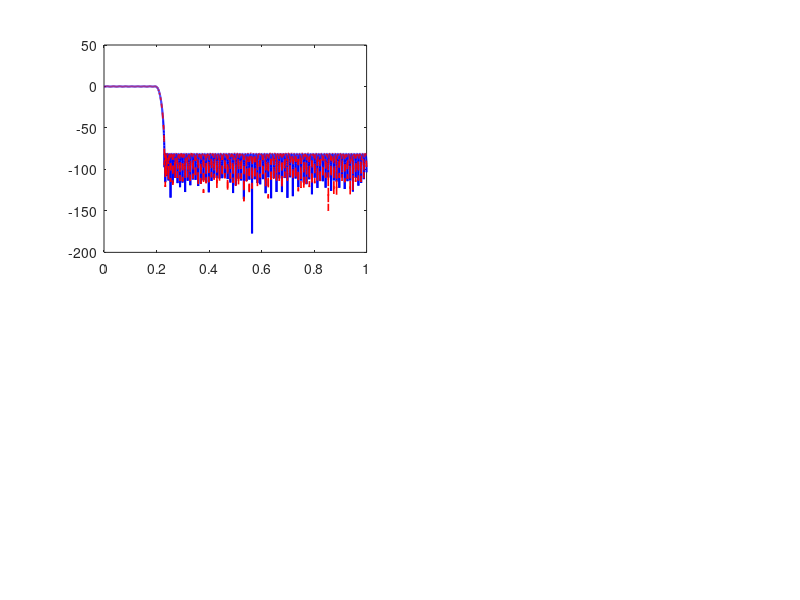

Write MATLAB code to recreate this figure. (Note: this script raises an error after producing the figure.)
clc; clear; close all;

%% ========================================================================
%  FIR Lowpass Filter Design — OVERFLOW CONTROL (32-bit Output, Saturation)
%  ========================================================================
%  Same filter specification and coefficients as OVERFLOW_PREVENT:
%    - 192 taps, Q=20, 21-bit signed coefficients, 80 dB stopband
%  Difference: output is saturated to 32-bit signed instead of using a
%  full 38-bit accumulator at the output.  Internal tree operates at 38-bit
%  precision; only the final output assignment is clamped.
%  ========================================================================

%% 1 — Filter Specification (IDENTICAL to OVERFLOW_PREVENT)
Fp       = 0.20;
Fs_edge  = 0.23;
target_atten = 80;                  % dB — same 80 dB requirement
max_passband_ripple = 0.5;

f = [0 Fp Fs_edge 1];
a = [1 1 0 0];

%% 2 — Joint Tap-Count / Weight Tuning (same algorithm as OVERFLOW_PREVENT)
numTaps = 100;

while numTaps <= 500
    N = numTaps - 1;

    w_stop = 50;
    design_ok = false;
    while w_stop <= 1e6
        w = [1 w_stop];
        b = firpm(N, f, a, w);

        [H, wvec] = freqz(b, 1, 4096);
        magdB = 20*log10(abs(H) + 1e-12);

        stopIdx = (wvec/pi) >= Fs_edge;
        passIdx = (wvec/pi) <= Fp;
        As = -max(magdB(stopIdx));
        Rp = max(magdB(passIdx)) - min(magdB(passIdx));

        if As >= target_atten && Rp <= max_passband_ripple
            design_ok = true;
            break;
        elseif As < target_atten
            w_stop = w_stop * 1.3;
        else
            break;
        end
    end

    if design_ok, break; end

    % Increase taps (keep even for Type I symmetry)
    numTaps = numTaps + 2;
end

N = numTaps - 1;

fprintf('========== Filter Design Results (OVERFLOW CONTROL) ==========\n');
fprintf('Taps: %d  |  Order: %d\n', numTaps, N);
fprintf('Stopband weight used: %.1f\n', w_stop);
fprintf('Stopband attenuation: %.2f dB  (target >= %d dB)\n', As, target_atten);
fprintf('Passband ripple: %.4f dB  (target <= %.1f dB)\n', Rp, max_passband_ripple);

%% 3 — Coefficient Quantisation (Q=20 required for 80 dB — same as PREVENT)
%  Sweep Q from 8 to 24 to confirm Q=20 is the minimum for 80 dB.
Q_candidates = 8:2:24;
As_q_results = zeros(size(Q_candidates));

fprintf('\n========== Quantisation Sweep ==========\n');
fprintf('%-8s  %-22s  %-10s\n', 'Q bits', 'Stopband Atten (dB)', 'Pass?');
fprintf('%s\n', repmat('-', 1, 44));

for idx = 1:length(Q_candidates)
    Qtry = Q_candidates(idx);
    bq_try = round(b * 2^Qtry) / 2^Qtry;
    [Hq_try, ~] = freqz(bq_try, 1, 4096);
    magdBq_try = 20*log10(abs(Hq_try) + 1e-12);
    As_q_results(idx) = -max(magdBq_try(stopIdx));
    fprintf('%-8d  %-22.2f  %-10s\n', Qtry, As_q_results(idx), ...
            mat2str(As_q_results(idx) >= target_atten));
end

Q = 20;                             % same Q as OVERFLOW_PREVENT — required for 80 dB
fprintf('\nSelected Q = %d bits (same as OVERFLOW_PREVENT — required for 80 dB)\n', Q);

%% 4 — Final Quantised Coefficients
bq = round(b * 2^Q) / 2^Q;
[Hq, wvecq] = freqz(bq, 1, 4096);
magdB_q = 20*log10(abs(Hq) + 1e-12);
As_q = -max(magdB_q(stopIdx));
Rp_q = max(magdB_q(passIdx)) - min(magdB_q(passIdx));
fprintf('Quantised stopband attenuation (Q=%d): %.2f dB\n', Q, As_q);
fprintf('Quantised passband ripple (Q=%d): %.4f dB\n', Q, Rp_q);

%% 5 — Coefficient Symmetry
nCoeffs = length(bq);
sym_pairs = [];
for i = 1:floor(nCoeffs/2)
    j = nCoeffs - i + 1;
    if bq(i) == bq(j)
        sym_pairs = [sym_pairs; i j];
    end
end

fprintf('\n========== Coefficient Symmetry ==========\n');
fprintf('Symmetric pairs: %d / %d possible\n', size(sym_pairs,1), floor(nCoeffs/2));
if size(sym_pairs,1) == floor(nCoeffs/2)
    fprintf('All pairs symmetric — linear phase confirmed.\n');
    fprintf('Unique multipliers needed: %d (half of %d taps).\n', ...
            ceil(nCoeffs/2), nCoeffs);
end

%% 6 — Accumulator Overflow Analysis (38-bit internal, 32-bit output)
W_input = 16;
W_coeff = Q + 1;                    % Q fractional + 1 sign = 21 bits
W_mult  = W_input + W_coeff;
W_acc   = 38;                       % internal tree precision (same as PREVENT)
W_out   = 32;                       % saturated output width

coeff_int    = round(bq * 2^Q);
worst_sum    = sum(abs(coeff_int));
max_input    = 2^(W_input - 1) - 1;  % 32767
worst_accum  = worst_sum * max_input;

W_accum_needed = ceil(log2(double(worst_accum) + 1)) + 1;

fprintf('\n========== Overflow Analysis (32-bit Output Saturation) ==========\n');
fprintf('Input width:           %d bits (signed)\n', W_input);
fprintf('Coefficient width:     %d bits (Q%d + sign)\n', W_coeff, Q);
fprintf('Multiply width:        %d bits\n', W_mult);
fprintf('Internal tree width:   %d bits (full precision)\n', W_acc);
fprintf('Output width:          %d bits (saturated)\n', W_out);
fprintf('Worst-case accum:      %s\n', num2str(worst_accum));
fprintf('Bits required (exact): %d bits\n', W_accum_needed);

overflow_ratio = worst_accum / (2^(W_out-1) - 1);
fprintf('Max 32-bit signed:     %d\n', 2^(W_out-1) - 1);
fprintf('Overflow ratio:        %.1fx  (worst-case exceeds 32-bit by this factor)\n', overflow_ratio);

% Step-response test: does the DC convergence value overflow?
dc_sum = sum(coeff_int);
step_val = 1000;
step_accum = dc_sum * step_val;
fprintf('\nStep response (din=1000):  acc = %d\n', step_accum);
fprintf('  Fits in 32 bits?  %s  (%d < %d)\n', ...
    mat2str(abs(step_accum) <= 2^(W_out-1)-1), abs(step_accum), 2^(W_out-1)-1);

% Minimum input to trigger overflow
min_overflow_input = floor((2^(W_out-1)-1) / worst_sum);
fprintf('\nOverflow threshold:  |din| > %d  (with adversarial tap alignment)\n', min_overflow_input);
fprintf('  Full-scale input:  %d  →  overflow ratio = %.1fx\n', max_input, overflow_ratio);
fprintf('  Typical audio (-20 dBFS):  ~%d  →  NO overflow\n', round(max_input * 0.1));

%% 7 — Compare with OVERFLOW_PREVENT design
fprintf('\n========== Design Comparison ==========\n');
fprintf('%-30s  %-20s  %-20s\n', 'Parameter', 'OVERFLOW_PREVENT', 'OVERFLOW_CONTROL');
fprintf('%s\n', repmat('-', 1, 74));
fprintf('%-30s  %-20d  %-20d\n', 'Taps', 192, numTaps);
fprintf('%-30s  %-20d  %-20d\n', 'Q (fractional bits)', 20, Q);
fprintf('%-30s  %-20d  %-20d\n', 'Coeff width (bits)', 21, W_coeff);
fprintf('%-30s  %-20d  %-20d\n', 'Internal tree width', 38, W_acc);
fprintf('%-30s  %-20d  %-20d\n', 'Output width (bits)', 38, W_out);
fprintf('%-30s  %-20s  %-20s\n', 'Stopband atten (dB)', '80.1', num2str(As_q, '%.1f'));
fprintf('%-30s  %-20s  %-20s\n', 'Overflow strategy', 'Prevent (wide out)', 'Control (saturate)');

%% 8 — Plots
figure('Name', 'OVERFLOW CONTROL — Filter Response', 'Position', [100 100 900 700]);

subplot(2,2,1);
plot(wvec/pi, magdB, 'b', 'LineWidth', 1.5); hold on;
plot(wvecq/pi, magdB_q, 'r--', 'LineWidth', 1.2);
yline(-target_atten, 'k:', 'LineWidth', 1);
grid on;
xlabel('Normalized Frequency (\times\pi rad/sample)');
ylabel('Magnitude (dB)');
legend('Float', sprintf('Q=%d', Q), sprintf('-%d dB', target_atten), ...
       'Location', 'southwest');
title('Full Response');
ylim([-120 5]);

subplot(2,2,2);
plot(wvec/pi, magdB, 'b', 'LineWidth', 1.5); hold on;
plot(wvecq/pi, magdB_q, 'r--', 'LineWidth', 1.2);
grid on;
xlabel('Normalized Frequency (\times\pi rad/sample)');
ylabel('Magnitude (dB)');
title('Passband Detail');
xlim([0 Fp*1.2]); ylim([-0.5 0.5]);

subplot(2,2,3);
plot(wvec/pi, magdB, 'b', 'LineWidth', 1.5); hold on;
plot(wvecq/pi, magdB_q, 'r--', 'LineWidth', 1.2);
yline(-target_atten, 'k:', 'LineWidth', 1);
grid on;
xlabel('Normalized Frequency (\times\pi rad/sample)');
ylabel('Magnitude (dB)');
title('Stopband Detail');
xlim([Fs_edge 1]); ylim([-120 -40]);

subplot(2,2,4);
stem(0:N, b, 'b', 'MarkerSize', 3); hold on;
stem(0:N, bq, 'r.', 'MarkerSize', 3);
grid on;
xlabel('Tap Index');
ylabel('Coefficient Value');
legend('Float', sprintf('Q=%d', Q));
title('Coefficient Values');

figure('Name', 'OVERFLOW CONTROL — Quantisation Sweep');
bar(Q_candidates, As_q_results, 0.6);
hold on;
yline(target_atten, 'r--', 'LineWidth', 1.5);
xlabel('Coefficient Word Length Q (bits)');
ylabel('Stopband Attenuation (dB)');
title('Stopband Attenuation vs. Coefficient Quantisation');
grid on;

%% 9 — Export Integer Coefficients for Verilog
%  Same coefficients as OVERFLOW_PREVENT (Q=20, 21-bit signed)
fprintf('\n========== Verilog Coefficient Table ==========\n');
fprintf('// %d-tap FIR, Q%d fixed-point (%d-bit signed coefficients)\n', numTaps, Q, W_coeff);
fprintf('// %d unique coefficients (symmetric linear-phase)\n', ceil(numTaps/2));
fprintf('// OVERFLOW_CONTROL: internal 38-bit tree, output saturated to 32 bits\n');
halfN = ceil(numTaps / 2);
coeff_unique = coeff_int(1:halfN);
for k = 1:halfN
    fprintf('coeff[%2d] = %d''sd%d;\n', k-1, W_coeff, coeff_unique(k));
end

%% 10 — CSD Decomposition for MCM Architecture
function csd = to_csd(val)
    s = sign(val);
    v = abs(val);
    csd = zeros(0, 2);
    pos = 0;
    while v ~= 0
        if mod(v, 2) == 1
            if mod(v, 4) == 3
                csd(end+1, :) = [pos, -1]; %#ok<AGROW>
                v = v + 1;
            else
                csd(end+1, :) = [pos,  1]; %#ok<AGROW>
                v = v - 1;
            end
        end
        v = floor(v / 2);
        pos = pos + 1;
    end
    if s < 0
        csd(:,2) = -csd(:,2);
    end
end

csd_all  = cell(halfN, 1);
nzd_all  = zeros(halfN, 1);
for k = 1:halfN
    csd_all{k} = to_csd(coeff_unique(k));
    nzd_all(k) = size(csd_all{k}, 1);
end

totalNZD = sum(nzd_all);
fprintf('\n========== CSD Decomposition ==========\n');
fprintf('Coefficients: %d unique (symmetric half)\n', halfN);
fprintf('Total non-zero CSD digits: %d\n', totalNZD);
fprintf('Average NZD per coefficient: %.1f\n', totalNZD / halfN);
fprintf('Estimated add/sub operations: %d  (totalNZD - numCoeffs)\n', ...
        totalNZD - halfN);

fprintf('\n%-8s  %-12s  %-4s  %s\n', 'Index', 'Coeff', 'NZD', 'CSD Representation');
fprintf('%s\n', repmat('-', 1, 72));
for k = 1:halfN
    c = coeff_unique(k);
    d = csd_all{k};
    parts = cell(1, size(d,1));
    for j = 1:size(d,1)
        if d(j,2) > 0
            parts{j} = sprintf('+2^%d', d(j,1));
        else
            parts{j} = sprintf('-2^%d', d(j,1));
        end
    end
    str = strjoin(parts, ' ');
    fprintf('  %3d     %10d    %3d   %s\n', k-1, c, nzd_all(k), str);
end

fprintf('\n========== DONE — Run complete ==========\n');
fprintf('Next: use the exported coefficient table to build RTL in OVERFLOW_CONTROL/\n');
